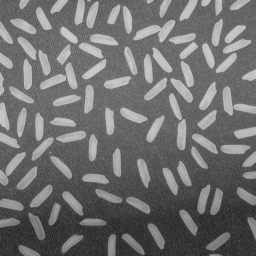
%> input picture doc/userManual/images/imGranulo/rice.png, 256 x 256 px
$ octave makeFilterImages.m   (GNU Octave 9; MATLAB toolbox functions it lacks are replaced by stand-ins)
%> lines starting %> are read from the running program, lines starting %| are printed output that depends on the picture
### matImage/imFilters/imBoxFilter.m
function res = imBoxFilter(img, dims, varargin)
%IMBOXFILTER Box filter on 2D/3D image
%
%   RES = imBoxFilter(IMG, SIZE)
%   Returns an array with the same size as the input array IMG, using a
%   flat kernel of size given by SIZE (as a 1-by-ND array).
%
%   Example
%     img = imread('rice.png');
%     imgF = imBoxFilter(img, [10 10]);
%     figure; imshow(imgF);
%
%   See also
%     imMeanFilter, imGaussianFilter, imfilter

% ------
% Author: David Legland
% e-mail: david.legland@inra.fr
% Created: 2018-11-22,    using Matlab 8.6.0.267246 (R2015b)
% Copyright 2018 INRA - Cepia Software Platform.
% get Padopt option

% choose border management strategy
padopt = 'replicate';
if ~isempty(varargin)
    padopt = varargin{1};
end

% perform filtering
if isfloat(img)
    res = img;
    for d = 1:length(dims)
        kernel = ones([dims(d) 1]) / dims(d);
        dimD = ones(1, length(dims));
        dimD(d) = dims(d);
        kernel = reshape(kernel, dimD);
        res = imfilter(res, kernel, padopt);
    end

else
    % create ND kernel
    kernel = ones(dims);
    kernel = kernel / sum(kernel(:));

    % apply kernel
    res = imfilter(img, kernel, padopt);
end

### malimpa/imFilters/imGaussianFilter.m
function res = imGaussianFilter(img, kernelSize, sigma, varargin)
%IMGAUSSIANFILTER Apply gaussian filter to an image, using separability
%
%   IMGF = imGaussianFilter(IMG, SIZE, SIGMA)
%   IMG is the input image,
%   SIZE is the size of the convolution kernel, either as a scalar, or as a
%   1-by-ND row vector containging size in the X, Y, and eventually z
%   direction.
%   SIGMA is the width of the kernel, either as a scalar (the same sigma
%   will be used in each direction), or as a row vector containing sigmax,
%   sigmay, and eventually sigmaz.
%
%   IMGF = imGaussianFilter(IMG, SIZE, SIGMA, OPTIONS)
%   Apply the same kind of options than for imfilter.
%
%   The function works for 2D or 3D images, for grayscale or color images.
%   In case of color images, the filtering is repeated for each channel of
%   the image.
%
%
%   Example
%     % Gaussian filter of a grayscale image
%     img = imread('cameraman.tif');
%     imgf = imGaussianFilter(img, 11, 4);
%     % is equivalent, but is in general faster, that:
%     imgf2 = imfilter(img, fspecial('gaussian', 11, 4));
%
%     % Using anisotropic filtering
%     img = imread('cameraman.tif');
%     imgf = imGaussianFilter(img, [13 5], [4 2]);
%     figure; subplot(121); show(img); subplot(122); show(imgf);
%
%     % Gaussian filtering of a color image
%     img = imread('peppers.png');
%     imgf = imGaussianFilter(img, [5 5], [2 2]);
%     show(imgf)

%   Note that there can be slight differences due to rounding effects. To
%   minimize them, it is possible to use something like:
%   imgf3 = uint8(imGaussianFilter(single(img), 11, 4));
%
%   See also
%   gaussianKernel3d, imfilter, fspecial
%
%   Requires
%   imfilter in the image processing toolbox
%
% ------
% Author: David Legland
% e-mail: david.legland@grignon.inra.fr
% Created: 2010-11-09,    using Matlab 7.9.0.529 (R2009b)
% Copyright 2010 INRA - Cepia Software Platform.


%% Dispatch processing in case of color images

% compute image dimension
nd = ndims(img);

% case of color images

if isColorImage(img)
    res = img;
    if nd == 3
        for i = 1:3
            % filter each channel of the 2D image
            res(:,:,i) = imGaussianFilter(img(:,:,i), ...
                kernelSize, sigma, varargin{:});
        end
    else
        for i = 1:3
            % filter each channel of the 3D image
            res(:,:,i,:) = imGaussianFilter(img(:,:,i,:), ...
                kernelSize, sigma, varargin{:});
        end
    end
    return;

end


%% Process input arguments

% process kernel size
if nargin < 2
    kernelSize = 3;
end
if length(kernelSize) == 1
    kernelSize = repmat(kernelSize, 1, nd);
end

% process filter sigma
if nargin<3
    sigma = 3;
end
if length(sigma)==1
    sigma = repmat(sigma, 1, nd);
end


%% Main processing

% init result
res = img;

% process each direction
for i = 1:nd
    % compute spatial reference
    refSize = (kernelSize(i) - 1) / 2;
    s0 = floor(refSize);
    s1 = ceil(refSize);
    lx = -s0:s1;

    % compute normalized kernel
    sigma2 = 2*sigma(i).^2;
    h = exp(-(lx.^2 / sigma2));
    h = h / sum(h);

    % reshape
    newDim = [ones(1, i-1) kernelSize(i) ones(1, nd-i)];
    newDim = newDim([2 1 3:nd]);

    h = reshape(h, newDim);

    % apply filtering along one direction
    res = imfilter(res, h, varargin{:});
end

### matImage/imAnalysis/isColorImage.m
function b = isColorImage(img)
%ISCOLORIMAGE  Check if an image is a color image
%
%   B = isColorImage(IMG);
%   Returns TRUE if the image IMG is color image. An image is assumed to be
%   color if all conditions are satisfied:
%   - number of dimensions is >= 3
%   - size of third dimension is equal to 3
%   - other dims are not equal to 3 (a 3x3x3 matrix is assumed to be 3D).
%
%   Example
%   isColorImage(imread('cameraman.tif'))
%   ans =
%       0
%
%   isColorImage(imread('peppers.png'))
%   ans =
%       1
%
%   See also
%   is3DImage
%
% ------
% Author: David Legland
% e-mail: david.legland@grignon.inra.fr
% Created: 2010-05-20,    using Matlab 7.9.0.529 (R2009b)
% Copyright 2010 INRA - Cepia Software Platform.

b = true;

% check number of dimension
dim = size(img);
if length(dim)<3
    b = false;
    return
end

% check third dimension
if dim(3)~=3
    b = false;
    return
end

% check other dimensions
if sum(dim([1:2 4:end])~=3)==0
    b = false;
    return
end

### malimpa/imFilters/imMedianFilter.m
function res = imMedianFilter(img, se, varargin)
%IMMEDIANFILTER Compute median value in the neighboorhood of each pixel
%
%   RES = imMedianFilter(IMG, SE)
%   Compute the median filter of image IMG, using structuring element SE.
%   The goal of this function is to provide the same interface as for
%   other image filters (imopen, imerode ...), and to allow the use of
%   median filter with user-defined structuring element.
%   This function can be used for directional filtering.
%
%
%   RES = imMedianFilter(IMG, SE, PADOPT)
%   also specify padding option. PADOPT can be one of X (numeric value),
%   'symmetric', 'replicate', 'circular' (see imfilter for details).
%   Default is 'replicate'.
%
%   See Also:
%   imMeanFilter, imDirectionalFilter, medfilt2, ordfilt2
%
%
%   ---------
%   author : David Legland
%   INRA - TPV URPOI - BIA IMASTE
%   created the 16/02/2004.
%

%   HISTORY
%   2004-02-17 add support for 'strel' objects.
%   2004-02-20 add 'padopt' option, and documentation
%   2011-11-05 rename from immedian to imMedianFilter

% transform STREL object into single array
if isa(se, 'strel')
    se = getnhood(se);
end

% get padopt option.
padopt = 'zeros'; % default for standard median filtering in matlab
if ~isempty(varargin)
    padopt = varargin{1};
end

% perform filtering
order = ceil(sum(se(:)) / 2);
res = ordfilt2(img, order, se, padopt);

### doc/userManual/images/imFilters/filters/makeFilterImages.m
%MAKEFILTERIMAGES  One-line description here, please.
%
%   output = makeFilterImages(input)
%
%   Example
%   makeFilterImages
%
%   See also
%

% ------
% Author: David Legland
% e-mail: david.legland@inrae.fr
% INRAE - BIA Research Unit - BIBS Platform (Nantes)
% Created: 2021-07-09,    using Matlab 9.8.0.1323502 (R2020a)
% Copyright 2021 INRAE.

img = imread('rice.png');
%> img is the input picture: size 256x256 uint8; min 40, max 204, mean 111.2

img2 = img(81:180, 81:180);
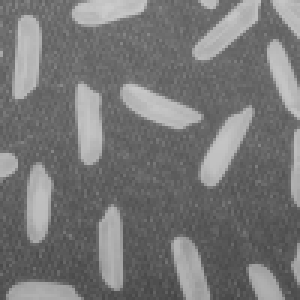
%> img2: size 100x100 uint8 (shown 3 times larger); min 69, max 204, mean 118.3
imwrite(img2, 'riceCrop.png');

img2f1 = imBoxFilter(img2, [5 5]);
%> in imBoxFilter, `res = imfilter(img, kernel, padopt);`:
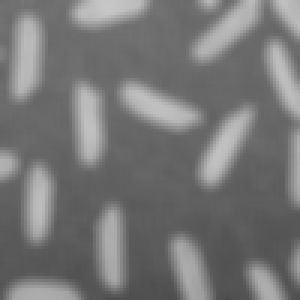
%> res: size 100x100 uint8 (shown 3 times larger); min 76, max 198, mean 118.4
imwrite(img2f1, 'riceCrop_boxFilter5x5.png');

img2f2 = imGaussianFilter(img2, [2 2]);
%> the loop in imGaussianFilter, `for i = 1:nd` made 2 passes
%> pass 1, in imGaussianFilter, `res = imfilter(res, h, varargin{:});`:
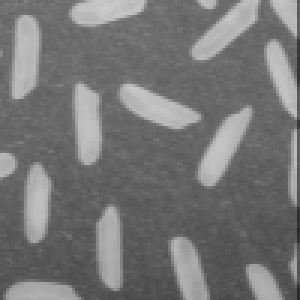
%> res: size 100x100 uint8 (shown 3 times larger); min 40, max 204, mean 117.8
%> pass 2, in imGaussianFilter, `res = imfilter(res, h, varargin{:});`:
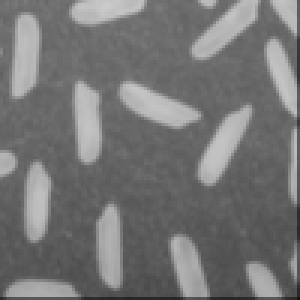
%> res: size 100x100 uint8 (shown 3 times larger); min 21, max 203, mean 117.1
imwrite(img2f2, 'riceCrop_gaussianFilter2x2.png');

img2f3 = imMedianFilter(img2, [5 5]);
%> in imMedianFilter, `res = ordfilt2(img, order, se, padopt);`:
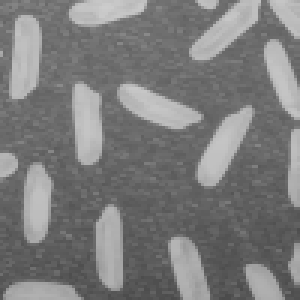
%> res: size 100x100 uint8 (shown 3 times larger); min 75, max 204, mean 123.6
imwrite(img2f3, 'riceCrop_medianFilter5x5.png');

$ run again, with doc/userManual/images/imGranulo/coins_OpDisk15.tif saved as doc/userManual/images/imGranulo/rice.png
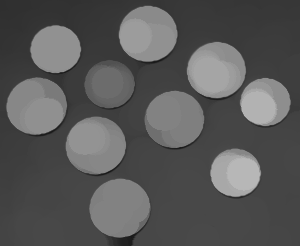
%> input picture doc/userManual/images/imGranulo/coins_OpDisk15.tif, 300 x 246 px
%> img is the input picture: size 246x300 uint8; min 23, max 183, mean 88.2
%> `img2 = img(81:180, 81:180);`:
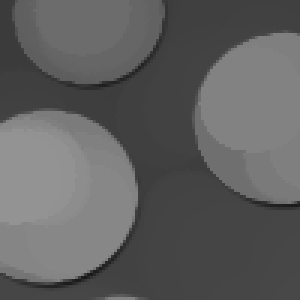
%> img2: size 100x100 uint8 (shown 3 times larger); min 23, max 147, mean 95.7
%> the loop in imGaussianFilter, `for i = 1:nd` made 2 passes
%> pass 2, in imGaussianFilter, `res = imfilter(res, h, varargin{:});`:
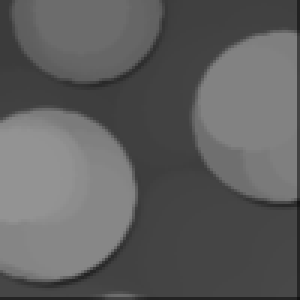
%> res: size 100x100 uint8 (shown 3 times larger); min 19, max 147, mean 94.8

$ run again, with doc/userManual/images/imGranulo/coins_OpDisk27.tif saved as doc/userManual/images/imGranulo/rice.png
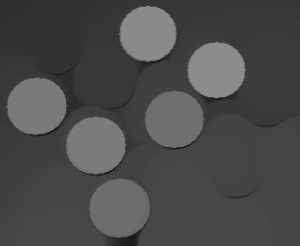
%> input picture doc/userManual/images/imGranulo/coins_OpDisk27.tif, 300 x 246 px
%> img is the input picture: size 246x300 uint8; min 23, max 140, mean 74.9
%> `img2 = img(81:180, 81:180);`:
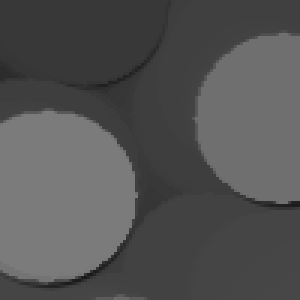
%> img2: size 100x100 uint8 (shown 3 times larger); min 23, max 123, mean 83.4
%> the loop in imGaussianFilter, `for i = 1:nd` made 2 passes
%> pass 2, in imGaussianFilter, `res = imfilter(res, h, varargin{:});`:
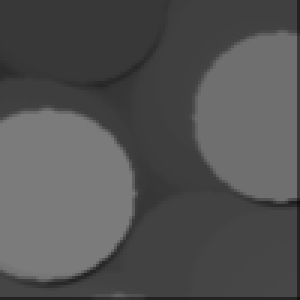
%> res: size 100x100 uint8 (shown 3 times larger); min 16, max 123, mean 82.6
